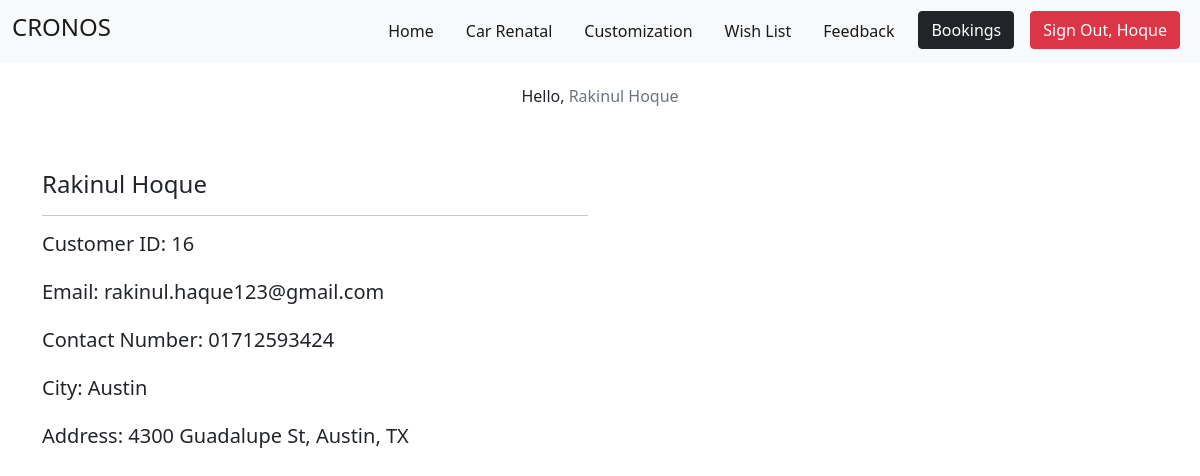
The app's page /userProfilePage.php (signed in) with its own data.
### tables this page shows
CREATE TABLE `customer` (
  `customer_id` int(11) NOT NULL,
  `first_name` varchar(20) NOT NULL,
  `last_name` varchar(20) NOT NULL,
  `city` varchar(20) NOT NULL,
  `address` varchar(100) NOT NULL,
  `phone_number` varchar(11) NOT NULL,
  `email` varchar(50) NOT NULL,
  `password` varchar(30) NOT NULL
);

### userProfilePage.php (the view, shortened to what this page needs)
<?php
$customer_id = $_SESSION["customer_id"];
?>
<!DOCTYPE html>
<html lang="en">
<head>
    <link href="https://cdn.jsdelivr.net/npm/bootstrap@5.1.3/dist/css/bootstrap.min.css" rel="stylesheet" />
    <link rel="stylesheet" href="style.css" />
    <link rel="stylesheet" href="fontawesome-free-5.15.4-web/fontawesome-free-5.15.4-web/css/all.css" />
</head>
<body>
    <navbar>
        <nav class="navbar navbar-expand-lg navbar-light bg-light">
            <div class="container-fluid">
                <a class="navbar-brand" href="index.php">
                    <h4>CRONOS</h4>
                </a>
                <div class="collapse navbar-collapse" id="navbarNav">
                    <ul class="navbar-nav ms-auto">
                        <li class="nav-item mx-2">
                            <a class="nav-link active" aria-current="page" href="index.php">Home</a>
                        </li>
                        <li class="nav-item mx-2">
                            <a class="nav-link active" aria-current="page" href="userPanel.php">Car Renatal</a>
                        </li>
                        <li class="nav-item mx-2">
                            <a class="nav-link active" aria-current="page" href="customizationPage.php">Customization</a>
                        </li>
                        <li class="nav-item mx-2">
                            <a class="nav-link active" aria-current="page" href="wishListPage.php">Wish List</a>
                        </li>
                        <li class="nav-item mx-2">
                            <a class="nav-link active" aria-current="page" href="userFeedbackPage.php">Feedback</a>
                        </li>
                        <li class="nav-item mx-2">
                            <a class="btn btn-dark" class="nav-link" href="userBookingHistory.php">Bookings</a>
                        </li>
                        <li class="nav-item mx-2">
                            <a class="btn btn-danger" class="nav-link" href="dbUserSignout.php">Sign Out, <?= $_SESSION['last_name']; ?> </a>
                        </li>
                    </ul>
                </div>
            </div>
        </nav>
    </navbar>
    <div class="container m-auto">
        <div class="p-2 my-3 text-center">
            <h6>Hello, <span class="text-secondary"> <?= $_SESSION['first_name']; ?> <?= $_SESSION['last_name']; ?></span> </h6>
        </div>
        <div class="row my-5 d-felx align-items-center">
            <div class="col-6">
                <?php
                require_once("dbConnect.php");
                $sql = "SELECT customer_id, first_name, last_name, city, address, phone_number, email from customer where customer_id = '$customer_id'";
                $result = mysqli_query($conn, $sql);
                if (mysqli_num_rows($result) > 0) {
                    while ($row = mysqli_fetch_array($result)) {
                ?>
                        <h4><?php echo $row[1]; ?> <?php echo $row[2] ?></h4>
                        <hr>
                        <div class="d-flex flex-column gap-3">
                            <h5>Customer ID: <?php echo $row[0]; ?></h5>
                            <h5>Email: <?php echo $row[6]; ?></h5>
                            <h5>Contact Number: <?php echo $row[5]; ?></h5>
                            <h5>City: <?php echo $row[3]; ?></h5>
                            <h5>Address: <?php echo $row[4]; ?></h5>
                        </div>
            </div>
        </div>
<?php
                    }
                }
?>

### style.css (style rules this page uses)
.container { height: 100%; }
.btn-anchor, a { text-decoration: none; color: white; }

### records on screen
customer: first_name "Rakinul", last_name "Hoque", customer_id "16", email "rakinul.haque123@gmail.com", phone_number "01712593424", city "Austin", address "4300 Guadalupe St, Austin, TX"

### other values on screen
$_SESSION['last_name'] "Hoque"
$_SESSION['first_name'] "Rakinul"
